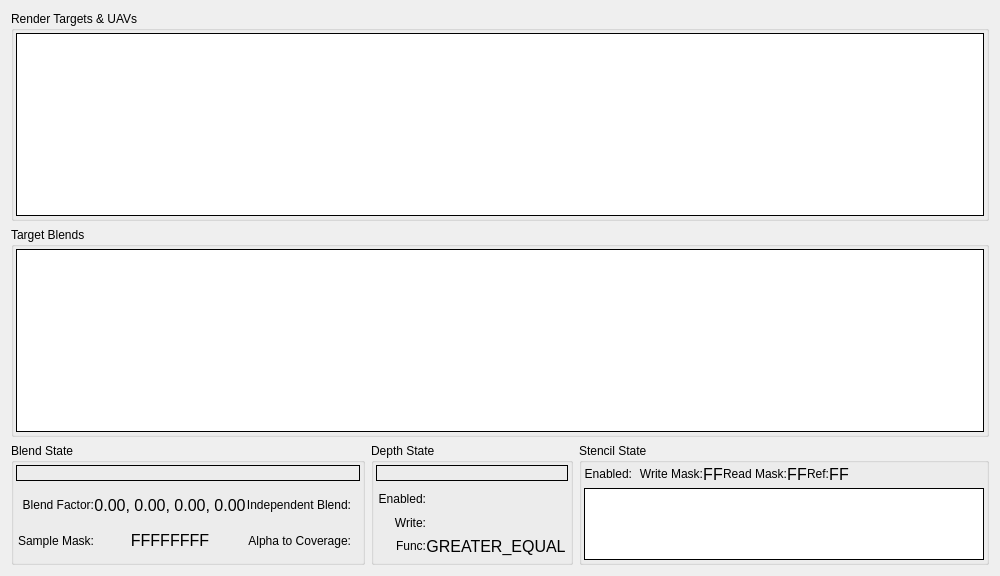
         <widget class="QWidget" name="omScrollContents">
          <property name="geometry">
           <rect>
            <x>0</x>
            <y>0</y>
            <width>1000</width>
            <height>576</height>
           </rect>
          </property>
          <layout class="QGridLayout" name="gridLayout_9">
           <item row="0" column="0" colspan="3">
            <widget class="QGroupBox" name="outputsGroup">
             <property name="sizePolicy">
              <sizepolicy hsizetype="Preferred" vsizetype="Expanding">
               <horstretch>0</horstretch>
               <verstretch>0</verstretch>
              </sizepolicy>
             </property>
             <property name="title">
              <string>Render Targets &amp;&amp; UAVs</string>
             </property>
             <layout class="QHBoxLayout" name="horizontalLayout_24">
              <property name="leftMargin">
               <number>2</number>
              </property>
              <property name="topMargin">
               <number>2</number>
              </property>
              <property name="rightMargin">
               <number>2</number>
              </property>
              <property name="bottomMargin">
               <number>2</number>
              </property>
              <item>
               <widget class="RDTreeWidget" name="targetOutputs">
                <property name="frameShape">
                 <enum>QFrame::Box</enum>
                </property>
                <property name="frameShadow">
                 <enum>QFrame::Plain</enum>
                </property>
                <property name="sizeAdjustPolicy">
                 <enum>QAbstractScrollArea::AdjustToContents</enum>
                </property>
                <property name="editTriggers">
                 <set>QAbstractItemView::NoEditTriggers</set>
                </property>
                <property name="showDropIndicator" stdset="0">
                 <bool>false</bool>
                </property>
                <property name="indentation">
                 <number>0</number>
                </property>
                <property name="rootIsDecorated">
                 <bool>false</bool>
                </property>
                <property name="itemsExpandable">
                 <bool>false</bool>
                </property>
                <property name="allColumnsShowFocus">
                 <bool>true</bool>
                </property>
                <property name="expandsOnDoubleClick">
                 <bool>false</bool>
                </property>
                <attribute name="headerStretchLastSection">
                 <bool>false</bool>
                </attribute>
               </widget>
              </item>
             </layout>
            </widget>
           </item>
           <item row="1" column="0" colspan="3">
            <widget class="QGroupBox" name="blendsGroup">
             <property name="sizePolicy">
              <sizepolicy hsizetype="Preferred" vsizetype="Expanding">
               <horstretch>0</horstretch>
               <verstretch>0</verstretch>
              </sizepolicy>
             </property>
             <property name="title">
              <string>Target Blends</string>
             </property>
             <layout class="QHBoxLayout" name="horizontalLayout_25">
              <property name="leftMargin">
               <number>2</number>
              </property>
              <property name="topMargin">
               <number>2</number>
              </property>
              <property name="rightMargin">
               <number>2</number>
              </property>
              <property name="bottomMargin">
               <number>2</number>
              </property>
              <item>
               <widget class="RDTreeWidget" name="blends">
                <property name="frameShape">
                 <enum>QFrame::Box</enum>
                </property>
                <property name="frameShadow">
                 <enum>QFrame::Plain</enum>
                </property>
                <property name="sizeAdjustPolicy">
                 <enum>QAbstractScrollArea::AdjustToContents</enum>
                </property>
                <property name="editTriggers">
                 <set>QAbstractItemView::NoEditTriggers</set>
                </property>
                <property name="showDropIndicator" stdset="0">
                 <bool>false</bool>
                </property>
                <property name="indentation">
                 <number>0</number>
                </property>
                <property name="rootIsDecorated">
                 <bool>false</bool>
                </property>
                <property name="itemsExpandable">
                 <bool>false</bool>
                </property>
                <property name="allColumnsShowFocus">
                 <bool>true</bool>
                </property>
                <property name="expandsOnDoubleClick">
                 <bool>false</bool>
                </property>
               </widget>
              </item>
             </layout>
            </widget>
           </item>
           <item row="2" column="0">
            <widget class="QGroupBox" name="blendStateGroup">
             <property name="sizePolicy">
              <sizepolicy hsizetype="Preferred" vsizetype="Preferred">
               <horstretch>0</horstretch>
               <verstretch>0</verstretch>
              </sizepolicy>
             </property>
             <property name="title">
              <string>Blend State</string>
             </property>
             <layout class="QGridLayout" name="gridLayout_8">
              <property name="leftMargin">
               <number>2</number>
              </property>
              <property name="topMargin">
               <number>2</number>
              </property>
              <property name="rightMargin">
               <number>2</number>
              </property>
              <property name="bottomMargin">
               <number>2</number>
              </property>
              <property name="spacing">
               <number>4</number>
              </property>
              <item row="1" column="0" colspan="2">
               <layout class="QGridLayout" name="blendStateGridLayout">
                <property name="leftMargin">
                 <number>2</number>
                </property>
                <property name="topMargin">
                 <number>2</number>
                </property>
                <property name="rightMargin">
                 <number>2</number>
                </property>
                <property name="bottomMargin">
                 <number>2</number>
                </property>
                <property name="spacing">
                 <number>0</number>
                </property>
                <item row="0" column="0">
                 <widget class="QLabel" name="blendFactorLabel">
                  <property name="text">
                   <string>Blend Factor:</string>
                  </property>
                  <property name="alignment">
                   <set>Qt::AlignRight|Qt::AlignTrailing|Qt::AlignVCenter</set>
                  </property>
                  <property name="wordWrap">
                   <bool>true</bool>
                  </property>
                 </widget>
                </item>
                <item row="0" column="3">
                 <widget class="QLabel" name="independentBlend">
                  <property name="text">
                   <string/>
                  </property>
                  <property name="pixmap">
                   <pixmap resource="../../Resources/resources.qrc">:/cross.png</pixmap>
                  </property>
                  <property name="alignment">
                   <set>Qt::AlignCenter</set>
                  </property>
                  <property name="margin">
                   <number>4</number>
                  </property>
                 </widget>
                </item>
                <item row="0" column="2">
                 <widget class="QLabel" name="independentBlendLabel">
                  <property name="text">
                   <string>Independent Blend:</string>
                  </property>
                  <property name="alignment">
                   <set>Qt::AlignRight|Qt::AlignTrailing|Qt::AlignVCenter</set>
                  </property>
                  <property name="wordWrap">
                   <bool>true</bool>
                  </property>
                 </widget>
                </item>
                <item row="0" column="1">
                 <widget class="QLabel" name="blendFactor">
                  <property name="font">
                   <font>
                    <pointsize>12</pointsize>
                   </font>
                  </property>
                  <property name="text">
                   <string>0.00, 0.00, 0.00, 0.00</string>
                  </property>
                  <property name="alignment">
                   <set>Qt::AlignCenter</set>
                  </property>
                  <property name="margin">
                   <number>4</number>
                  </property>
                 </widget>
                </item>
                <item row="1" column="0">
                 <widget class="QLabel" name="sampleMaskLabel">
                  <property name="text">
                   <string>Sample Mask:</string>
                  </property>
                  <property name="alignment">
                   <set>Qt::AlignRight|Qt::AlignTrailing|Qt::AlignVCenter</set>
                  </property>
                  <property name="wordWrap">
                   <bool>true</bool>
                  </property>
                 </widget>
                </item>
                <item row="1" column="2">
                 <widget class="QLabel" name="alphaToCoverageLabel">
                  <property name="text">
                   <string>Alpha to Coverage:</string>
                  </property>
                  <property name="alignment">
                   <set>Qt::AlignRight|Qt::AlignTrailing|Qt::AlignVCenter</set>
                  </property>
                  <property name="wordWrap">
                   <bool>true</bool>
                  </property>
                 </widget>
                </item>
                <item row="1" column="1">
                 <widget class="QLabel" name="sampleMask">
                  <property name="font">
                   <font>
                    <pointsize>12</pointsize>
                   </font>
                  </property>
                  <property name="text">
                   <string>FFFFFFFF</string>
                  </property>
                  <property name="alignment">
                   <set>Qt::AlignCenter</set>
                  </property>
                  <property name="margin">
                   <number>4</number>
                  </property>
                 </widget>
                </item>
                <item row="1" column="3">
                 <widget class="QLabel" name="alphaToCoverage">
                  <property name="text">
                   <string/>
                  </property>
                  <property name="pixmap">
                   <pixmap resource="../../Resources/resources.qrc">:/cross.png</pixmap>
                  </property>
                  <property name="alignment">
                   <set>Qt::AlignCenter</set>
                  </property>
                  <property name="margin">
                   <number>4</number>
                  </property>
                 </widget>
                </item>
               </layout>
              </item>
              <item row="0" column="0" colspan="2">
               <widget class="RDLabel" name="blendState">
                <property name="sizePolicy">
                 <sizepolicy hsizetype="Preferred" vsizetype="Fixed">
                  <horstretch>0</horstretch>
                  <verstretch>0</verstretch>
                 </sizepolicy>
                </property>
                <property name="frameShape">
                 <enum>QFrame::Box</enum>
                </property>
                <property name="margin">
                 <number>4</number>
                </property>
               </widget>
              </item>
             </layout>
            </widget>
           </item>
           <item row="2" column="1">
            <widget class="QGroupBox" name="depthStateGroup">
             <property name="sizePolicy">
              <sizepolicy hsizetype="Preferred" vsizetype="Preferred">
               <horstretch>0</horstretch>
               <verstretch>0</verstretch>
              </sizepolicy>
             </property>
             <property name="title">
              <string>Depth State</string>
             </property>
             <layout class="QGridLayout" name="gridLayout_6">
              <property name="leftMargin">
               <number>2</number>
              </property>
              <property name="topMargin">
               <number>2</number>
              </property>
              <property name="rightMargin">
               <number>2</number>
              </property>
              <property name="bottomMargin">
               <number>2</number>
              </property>
              <property name="spacing">
               <number>4</number>
              </property>
              <item row="1" column="0" colspan="2">
               <layout class="QGridLayout" name="depthStateGridLayout">
                <property name="leftMargin">
                 <number>2</number>
                </property>
                <property name="topMargin">
                 <number>2</number>
                </property>
                <property name="rightMargin">
                 <number>2</number>
                </property>
                <property name="bottomMargin">
                 <number>2</number>
                </property>
                <property name="spacing">
                 <number>0</number>
                </property>
                <item row="1" column="1">
                 <widget class="QLabel" name="depthWrite">
                  <property name="text">
                   <string/>
                  </property>
                  <property name="pixmap">
                   <pixmap resource="../../Resources/resources.qrc">:/cross.png</pixmap>
                  </property>
                  <property name="alignment">
                   <set>Qt::AlignCenter</set>
                  </property>
                  <property name="margin">
                   <number>4</number>
                  </property>
                 </widget>
                </item>
                <item row="0" column="0">
                 <widget class="QLabel" name="depthEnabledLabel">
                  <property name="text">
                   <string>Enabled:</string>
                  </property>
                  <property name="alignment">
                   <set>Qt::AlignRight|Qt::AlignTrailing|Qt::AlignVCenter</set>
                  </property>
                 </widget>
                </item>
                <item row="0" column="1">
                 <widget class="QLabel" name="depthEnabled">
                  <property name="text">
                   <string/>
                  </property>
                  <property name="pixmap">
                   <pixmap resource="../../Resources/resources.qrc">:/cross.png</pixmap>
                  </property>
                  <property name="alignment">
                   <set>Qt::AlignCenter</set>
                  </property>
                  <property name="margin">
                   <number>4</number>
                  </property>
                 </widget>
                </item>
                <item row="1" column="0">
                 <widget class="QLabel" name="depthWriteLabel">
                  <property name="text">
                   <string>Write:</string>
                  </property>
                  <property name="alignment">
                   <set>Qt::AlignRight|Qt::AlignTrailing|Qt::AlignVCenter</set>
                  </property>
                 </widget>
                </item>
                <item row="2" column="0">
                 <widget class="QLabel" name="depthFuncLabel">
                  <property name="text">
                   <string>Func:</string>
                  </property>
                  <property name="alignment">
                   <set>Qt::AlignRight|Qt::AlignTrailing|Qt::AlignVCenter</set>
                  </property>
                 </widget>
                </item>
                <item row="2" column="1">
                 <widget class="QLabel" name="depthFunc">
                  <property name="font">
                   <font>
                    <pointsize>12</pointsize>
                   </font>
                  </property>
                  <property name="text">
                   <string>GREATER_EQUAL</string>
                  </property>
                  <property name="alignment">
                   <set>Qt::AlignCenter</set>
                  </property>
                  <property name="margin">
                   <number>4</number>
                  </property>
                 </widget>
                </item>
               </layout>
              </item>
              <item row="0" column="0" colspan="2">
               <widget class="RDLabel" name="depthState">
                <property name="sizePolicy">
                 <sizepolicy hsizetype="MinimumExpanding" vsizetype="Fixed">
                  <horstretch>0</horstretch>
                  <verstretch>0</verstretch>
                 </sizepolicy>
                </property>
                <property name="frameShape">
                 <enum>QFrame::Box</enum>
                </property>
                <property name="margin">
                 <number>4</number>
                </property>
               </widget>
              </item>
             </layout>
            </widget>
           </item>
           <item row="2" column="2">
            <widget class="QGroupBox" name="stencilStateGroup">
             <property name="sizePolicy">
              <sizepolicy hsizetype="Preferred" vsizetype="Preferred">
               <horstretch>0</horstretch>
               <verstretch>0</verstretch>
              </sizepolicy>
             </property>
             <property name="title">
              <string>Stencil State</string>
             </property>
             <property name="alignment">
              <set>Qt::AlignLeading|Qt::AlignLeft|Qt::AlignTop</set>
             </property>
             <layout class="QGridLayout" name="gridLayout_4">
              <property name="leftMargin">
               <number>2</number>
              </property>
              <property name="topMargin">
               <number>2</number>
              </property>
              <property name="rightMargin">
               <number>2</number>
              </property>
              <property name="bottomMargin">
               <number>2</number>
              </property>
              <property name="verticalSpacing">
               <number>4</number>
              </property>
              <item row="1" column="0">
               <widget class="RDTreeWidget" name="stencils">
                <property name="sizePolicy">
                 <sizepolicy hsizetype="Expanding" vsizetype="Preferred">
                  <horstretch>0</horstretch>
                  <verstretch>0</verstretch>
                 </sizepolicy>
                </property>
                <property name="frameShape">
                 <enum>QFrame::Box</enum>
                </property>
                <property name="frameShadow">
                 <enum>QFrame::Plain</enum>
                </property>
                <property name="verticalScrollBarPolicy">
                 <enum>Qt::ScrollBarAlwaysOff</enum>
                </property>
                <property name="horizontalScrollBarPolicy">
                 <enum>Qt::ScrollBarAsNeeded</enum>
                </property>
                <property name="sizeAdjustPolicy">
                 <enum>QAbstractScrollArea::AdjustToContents</enum>
                </property>
                <property name="editTriggers">
                 <set>QAbstractItemView::NoEditTriggers</set>
                </property>
                <property name="showDropIndicator" stdset="0">
                 <bool>false</bool>
                </property>
                <property name="selectionMode">
                 <enum>QAbstractItemView::NoSelection</enum>
                </property>
                <property name="indentation">
                 <number>0</number>
                </property>
                <property name="rootIsDecorated">
                 <bool>false</bool>
                </property>
                <property name="itemsExpandable">
                 <bool>false</bool>
                </property>
                <property name="allColumnsShowFocus">
                 <bool>true</bool>
                </property>
                <property name="expandsOnDoubleClick">
                 <bool>false</bool>
                </property>
                <attribute name="headerStretchLastSection">
                 <bool>false</bool>
                </attribute>
               </widget>
              </item>
              <item row="0" column="0">
               <layout class="QHBoxLayout" name="horizontalLayout_15">
                <item>
                 <widget class="QLabel" name="stencilEnabledLabel">
                  <property name="sizePolicy">
                   <sizepolicy hsizetype="Preferred" vsizetype="Fixed">
                    <horstretch>0</horstretch>
                    <verstretch>0</verstretch>
                   </sizepolicy>
                  </property>
                  <property name="text">
                   <string>Enabled:</string>
                  </property>
                  <property name="alignment">
                   <set>Qt::AlignRight|Qt::AlignTrailing|Qt::AlignVCenter</set>
                  </property>
                 </widget>
                </item>
                <item>
                 <widget class="QLabel" name="stencilEnabled">
                  <property name="sizePolicy">
                   <sizepolicy hsizetype="Preferred" vsizetype="Fixed">
                    <horstretch>0</horstretch>
                    <verstretch>0</verstretch>
                   </sizepolicy>
                  </property>
                  <property name="text">
                   <string/>
                  </property>
                  <property name="pixmap">
                   <pixmap resource="../../Resources/resources.qrc">:/cross.png</pixmap>
                  </property>
                  <property name="alignment">
                   <set>Qt::AlignCenter</set>
                  </property>
                  <property name="margin">
                   <number>4</number>
                  </property>
                 </widget>
                </item>
                <item>
                 <widget class="QLabel" name="stencilWriteMaskLabel">
                  <property name="sizePolicy">
                   <sizepolicy hsizetype="Preferred" vsizetype="Fixed">
                    <horstretch>0</horstretch>
                    <verstretch>0</verstretch>
                   </sizepolicy>
                  </property>
                  <property name="text">
                   <string>Write Mask:</string>
                  </property>
                  <property name="alignment">
                   <set>Qt::AlignRight|Qt::AlignTrailing|Qt::AlignVCenter</set>
                  </property>
                 </widget>
                </item>
                <item>
                 <widget class="QLabel" name="stencilWriteMask">
                  <property name="sizePolicy">
                   <sizepolicy hsizetype="Preferred" vsizetype="Fixed">
                    <horstretch>0</horstretch>
                    <verstretch>0</verstretch>
                   </sizepolicy>
                  </property>
                  <property name="font">
                   <font>
                    <pointsize>12</pointsize>
                   </font>
                  </property>
                  <property name="text">
                   <string>FF</string>
                  </property>
                  <property name="alignment">
                   <set>Qt::AlignCenter</set>
                  </property>
                  <property name="margin">
                   <number>4</number>
                  </property>
                 </widget>
                </item>
                <item>
                 <widget class="QLabel" name="stenciReadMaskLabel">
                  <property name="sizePolicy">
                   <sizepolicy hsizetype="Preferred" vsizetype="Fixed">
                    <horstretch>0</horstretch>
                    <verstretch>0</verstretch>
                   </sizepolicy>
                  </property>
                  <property name="text">
                   <string>Read Mask:</string>
                  </property>
                  <property name="alignment">
                   <set>Qt::AlignRight|Qt::AlignTrailing|Qt::AlignVCenter</set>
                  </property>
                 </widget>
                </item>
                <item>
                 <widget class="QLabel" name="stencilReadMask">
                  <property name="sizePolicy">
                   <sizepolicy hsizetype="Preferred" vsizetype="Fixed">
                    <horstretch>0</horstretch>
                    <verstretch>0</verstretch>
                   </sizepolicy>
                  </property>
                  <property name="font">
                   <font>
                    <pointsize>12</pointsize>
                   </font>
                  </property>
                  <property name="text">
                   <string>FF</string>
                  </property>
                  <property name="alignment">
                   <set>Qt::AlignCenter</set>
                  </property>
                  <property name="margin">
                   <number>4</number>
                  </property>
                 </widget>
                </item>
                <item>
                 <widget class="QLabel" name="stenciRefLabel">
                  <property name="sizePolicy">
                   <sizepolicy hsizetype="Preferred" vsizetype="Fixed">
                    <horstretch>0</horstretch>
                    <verstretch>0</verstretch>
                   </sizepolicy>
                  </property>
                  <property name="text">
                   <string>Ref:</string>
                  </property>
                  <property name="alignment">
                   <set>Qt::AlignRight|Qt::AlignTrailing|Qt::AlignVCenter</set>
                  </property>
                 </widget>
                </item>
                <item>
                 <widget class="QLabel" name="stencilRef">
                  <property name="sizePolicy">
                   <sizepolicy hsizetype="Preferred" vsizetype="Fixed">
                    <horstretch>0</horstretch>
                    <verstretch>0</verstretch>
                   </sizepolicy>
                  </property>
                  <property name="font">
                   <font>
                    <pointsize>12</pointsize>
                   </font>
                  </property>
                  <property name="text">
                   <string>FF</string>
                  </property>
                  <property name="alignment">
                   <set>Qt::AlignCenter</set>
                  </property>
                  <property name="margin">
                   <number>4</number>
                  </property>
                 </widget>
                </item>
                <item>
                 <spacer name="horizontalSpacer_3">
                  <property name="orientation">
                   <enum>Qt::Horizontal</enum>
                  </property>
                  <property name="sizeHint" stdset="0">
                   <size>
                    <width>0</width>
                    <height>0</height>
                   </size>
                  </property>
                 </spacer>
                </item>
               </layout>
              </item>
             </layout>
            </widget>
           </item>
          </layout>
         </widget>
